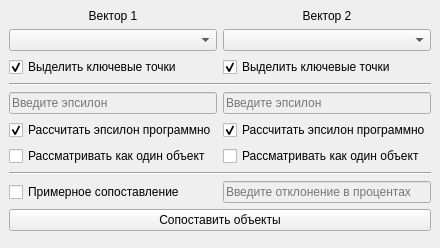
<?xml version="1.0" encoding="UTF-8"?>
<ui version="4.0">
 <class>SIFTVectorDockWidgetBase</class>
 <widget class="QDockWidget" name="SIFTVectorDockWidgetBase">
  <property name="geometry">
   <rect>
    <x>0</x>
    <y>0</y>
    <width>394</width>
    <height>248</height>
   </rect>
  </property>
  <property name="sizePolicy">
   <sizepolicy hsizetype="Preferred" vsizetype="Preferred">
    <horstretch>0</horstretch>
    <verstretch>0</verstretch>
   </sizepolicy>
  </property>
  <property name="windowTitle">
   <string>SIFT Vector</string>
  </property>
  <widget class="QWidget" name="dockWidgetContents">
   <layout class="QGridLayout" name="gridLayout">
    <item row="8" column="0">
     <widget class="QCheckBox" name="checkBox_3">
      <property name="text">
       <string>Рассматривать как один объект</string>
      </property>
     </widget>
    </item>
    <item row="11" column="0">
     <widget class="QCheckBox" name="checkBox_5">
      <property name="text">
       <string>Примерное сопоставление</string>
      </property>
     </widget>
    </item>
    <item row="1" column="0">
     <widget class="QComboBox" name="comboBox"/>
    </item>
    <item row="3" column="0" colspan="2">
     <widget class="Line" name="line">
      <property name="orientation">
       <enum>Qt::Horizontal</enum>
      </property>
     </widget>
    </item>
    <item row="9" column="0" colspan="2">
     <widget class="Line" name="line_2">
      <property name="orientation">
       <enum>Qt::Horizontal</enum>
      </property>
     </widget>
    </item>
    <item row="14" column="0" colspan="2">
     <widget class="QPushButton" name="pushButton">
      <property name="minimumSize">
       <size>
        <width>0</width>
        <height>0</height>
       </size>
      </property>
      <property name="text">
       <string>Сопоставить объекты</string>
      </property>
     </widget>
    </item>
    <item row="6" column="0">
     <widget class="QCheckBox" name="checkBox">
      <property name="text">
       <string>Рассчитать эпсилон программно</string>
      </property>
      <property name="checked">
       <bool>true</bool>
      </property>
     </widget>
    </item>
    <item row="6" column="1">
     <widget class="QCheckBox" name="checkBox_2">
      <property name="text">
       <string>Рассчитать эпсилон программно</string>
      </property>
      <property name="checked">
       <bool>true</bool>
      </property>
     </widget>
    </item>
    <item row="11" column="1">
     <widget class="QLineEdit" name="lineEdit_3">
      <property name="enabled">
       <bool>false</bool>
      </property>
      <property name="sizePolicy">
       <sizepolicy hsizetype="Preferred" vsizetype="Fixed">
        <horstretch>0</horstretch>
        <verstretch>0</verstretch>
       </sizepolicy>
      </property>
      <property name="placeholderText">
       <string>Введите отклонение в процентах</string>
      </property>
     </widget>
    </item>
    <item row="0" column="0">
     <widget class="QLabel" name="label">
      <property name="sizePolicy">
       <sizepolicy hsizetype="Preferred" vsizetype="Fixed">
        <horstretch>0</horstretch>
        <verstretch>0</verstretch>
       </sizepolicy>
      </property>
      <property name="text">
       <string>Вектор 1</string>
      </property>
      <property name="scaledContents">
       <bool>false</bool>
      </property>
      <property name="alignment">
       <set>Qt::AlignCenter</set>
      </property>
      <property name="wordWrap">
       <bool>false</bool>
      </property>
     </widget>
    </item>
    <item row="5" column="1">
     <widget class="QLineEdit" name="lineEdit_2">
      <property name="enabled">
       <bool>false</bool>
      </property>
      <property name="sizePolicy">
       <sizepolicy hsizetype="Preferred" vsizetype="Fixed">
        <horstretch>0</horstretch>
        <verstretch>0</verstretch>
       </sizepolicy>
      </property>
      <property name="placeholderText">
       <string>Введите эпсилон</string>
      </property>
     </widget>
    </item>
    <item row="8" column="1">
     <widget class="QCheckBox" name="checkBox_4">
      <property name="text">
       <string>Рассматривать как один объект</string>
      </property>
     </widget>
    </item>
    <item row="5" column="0">
     <widget class="QLineEdit" name="lineEdit">
      <property name="enabled">
       <bool>false</bool>
      </property>
      <property name="sizePolicy">
       <sizepolicy hsizetype="Preferred" vsizetype="Fixed">
        <horstretch>0</horstretch>
        <verstretch>0</verstretch>
       </sizepolicy>
      </property>
      <property name="inputMask">
       <string/>
      </property>
      <property name="text">
       <string/>
      </property>
      <property name="placeholderText">
       <string>Введите эпсилон</string>
      </property>
     </widget>
    </item>
    <item row="1" column="1">
     <widget class="QComboBox" name="comboBox_2"/>
    </item>
    <item row="0" column="1">
     <widget class="QLabel" name="label_2">
      <property name="text">
       <string>Вектор 2</string>
      </property>
      <property name="alignment">
       <set>Qt::AlignCenter</set>
      </property>
     </widget>
    </item>
    <item row="2" column="0">
     <widget class="QCheckBox" name="checkBox_6">
      <property name="text">
       <string>Выделить ключевые точки</string>
      </property>
      <property name="checked">
       <bool>true</bool>
      </property>
     </widget>
    </item>
    <item row="2" column="1">
     <widget class="QCheckBox" name="checkBox_7">
      <property name="text">
       <string>Выделить ключевые точки</string>
      </property>
      <property name="checked">
       <bool>true</bool>
      </property>
     </widget>
    </item>
   </layout>
  </widget>
 </widget>
 <resources/>
 <connections/>
</ui>
